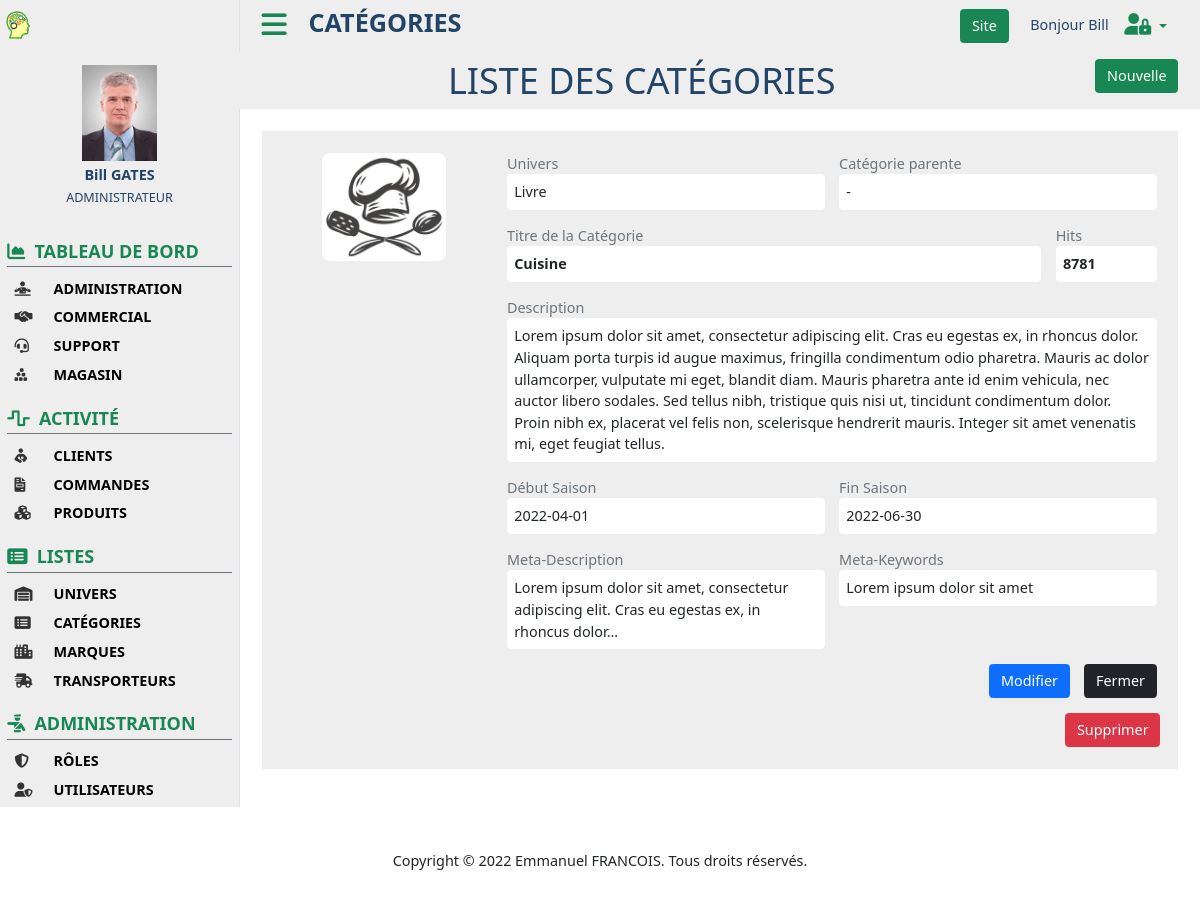
The app's page /classes/controller/admin/category/show.php?id=1 (signed in) with its own data.
### tables this page shows
CREATE TABLE `category` (
  `id` int NOT NULL,
  `parent_id` int DEFAULT NULL,
  `universe_id` int NOT NULL,
  `title` varchar(150) NOT NULL,
  `image` varchar(100) DEFAULT NULL,
  `description` text,
  `season_start` date DEFAULT NULL,
  `season_end` date DEFAULT NULL,
  `metadesc` text,
  `metakey` text,
  `hits` int DEFAULT NULL,
  `created_on` datetime NOT NULL DEFAULT CURRENT_TIMESTAMP,
  `modified_on` datetime NOT NULL DEFAULT CURRENT_TIMESTAMP ON UPDATE CURRENT_TIMESTAMP
);

CREATE TABLE `universe` (
  `id` int NOT NULL,
  `title` varchar(100) NOT NULL,
  `image` varchar(100) DEFAULT NULL,
  `description` varchar(255) DEFAULT NULL,
  `created_on` datetime NOT NULL DEFAULT CURRENT_TIMESTAMP,
  `modified_on` datetime NOT NULL DEFAULT CURRENT_TIMESTAMP ON UPDATE CURRENT_TIMESTAMP
);

### classes/model/ModelCategory.php (called while the page is built, shortened)
<?php
class ModelCategory {
  public static function getCategoryComplete($id) {
    $dbconn = DBUtils::getDBConnection();
    $req = $dbconn->prepare("
      SELECT cat.*, unv.title AS universe, cat2.title AS parent, COUNT(prod.id) AS nbproducts
      FROM category cat
      INNER JOIN universe unv ON unv.id = cat.universe_id
      LEFT JOIN category cat2 ON cat2.id = cat.parent_id
      LEFT JOIN product prod ON cat.id = prod.category_id
      WHERE cat.id = " . $id . "
      GROUP BY cat.id
    ");
    $req->execute();
    return $req->fetch(PDO::FETCH_ASSOC);
  }
}
?>

### classes/view/admin/ViewCategory.php (the view, shortened to what this page needs)
<?php
class ViewCategory {
  public static function genCategoriesToolbar( $pageTitle, $newBtn ) {
?>
    <div class="row pt-2 px-4 kltr-bg-toolbar-light kltr-text-toolbar-dark">
      <h1 class="col text-uppercase text-center"><?php echo $pageTitle; ?></h1>
      <div class="col-2 text-end">
        <?php if ( $newBtn ) { ?>
          <a href="add.php" class="btn btn-success">Nouvelle</a>
        <?php } ?>
      </div>
    </div>
<?php
  }
?>
<?php
  public static function genCategorySheet( $config, $category ) {
    $action = htmlspecialchars( $_SERVER["PHP_SELF"] );
    $imagePath  = '../../../../images/' . ($category['image'] ? $config['imagePath']['categories'] . $category['image'] : 'image_empty.svg');
    $imageAlt = $category['title'];
    $category['parent'] = $category['parent'] === null ? '-' : $category['parent'];
    $category['season_start'] = $category['season_start'] === null ? '-' : $category['season_start'];
    $category['season_end'] = $category['season_end'] === null ? '-' : $category['season_end'];
?>
    <div class="container-fluid py-4 px-4">
      <div class="kltr-bg-toolbar-light">
        <form class="col-12 p-4 pb-3" method="POST" action="<?php echo $action;?>" enctype="multipart/form-data">
          <div class="row flex-wrap">
            <div class="col-12 col-sm-3 px-5 text-center form-group">
              <img style="max-width: 90%; max-height: 320px; border-radius: 8px;"
                  src="<?php echo $imagePath; ?>"
                  alt="<?php echo $imageAlt; ?>"
                  class="mb-1 image"
              >
            </div>
            <div class="col form-group">
              <div class="col-12 d-sm-flex">
                <div class="col-12 col-sm-6 form-group pe-sm-2">
                  <div class="text-secondary">Univers</div>
                  <div class="px-2 py-2 bg-white rounded rounded-3"><?php echo $category['universe']; ?></div>
                </div>
                <div class="col-12 col-sm-6 mt-3 mt-sm-0 form-group ps-sm-2">
                  <div class="text-secondary">Catégorie parente</div>
                  <div class="px-2 py-2 bg-white rounded rounded-3"><?php echo $category['parent']; ?></div>
                </div>
              </div>
              <div class="form-group d-sm-flex">
                <div class="col-12 col-sm-10 form-group mt-3 pe-sm-2">
                  <div class="text-secondary">Titre de la Catégorie</div>
                  <div class="px-2 py-2 bg-white rounded rounded-3 fw-bold"><?php echo $category['title']; ?></div>
                </div>
                <div class="col-12 col-sm-2 form-group mt-3 ps-sm-2">
                  <div class="text-secondary">Hits</div>
                  <div class="px-2 py-2 bg-white rounded rounded-3 fw-bold"><?php echo $category['hits']; ?></div>
                </div>
              </div>
              <div class="form-group mt-3">
                <div class="text-secondary">Description</div>
                <div class="px-2 py-2 bg-white rounded rounded-3"><?php echo $category['description']; ?></div>
              </div>
              <div class="col-12 d-sm-flex">
                <div class="col-12 col-sm-6 form-group mt-3 pe-sm-2">
                  <div class="text-secondary">Début Saison</div>
                  <div class="px-2 py-2 bg-white rounded rounded-3"><?php echo $category['season_start']; ?></div>
                </div>
                <div class="col-12 col-sm-6 form-group mt-3 ps-sm-2">
                  <div class="text-secondary">Fin Saison</div>
                  <div class="px-2 py-2 bg-white rounded rounded-3"><?php echo $category['season_end']; ?></div>
                </div>
              </div>
              <div class="col-12 d-sm-flex">
                <div class="col-12 col-sm-6 form-group mt-3 pe-sm-2">
                  <div class="text-secondary">Meta-Description</div>
                  <div class="px-2 py-2 bg-white rounded rounded-3"><?php echo $category['metadesc']; ?></div>
                </div>
                <div class="col-12 col-sm-6 form-group mt-3 ps-sm-2">
                  <div class="text-secondary">Meta-Keywords</div>
                  <div class="px-2 py-2 bg-white rounded rounded-3"><?php echo $category['metakey']; ?></div>
                </div>
              </div>
              <div class="col-12 mt-3 d-flex justify-content-end align-items-center">
                <button class="btn btn-primary me-3" type="submit" name="edit">Modifier</button>
                <button class="btn btn-dark" type="cancel" name="close">Fermer</button>
              </div>
            </div>
          </div>
        </form>
        <div class="d-flex px-1 pb-4 justify-content-between">
          <div>&nbsp;</div>
          <button class="btn btn-danger me-3"
                  onclick="getConfirmation(
                          'Voulez-vous vraiment supprimer la catégorie\n\n<?php echo $category['title'] ?>',
                          'delete.php?id=<?php echo $category['id'] ?>'
                        )"
                  name="none">Supprimer</button>
        </div>
      </div>
    </div>
<?php
  }
}
?>

### css/admin/admin.css (style rules this page uses)
:root { font-size: 0.9rem; }
html, body { margin: 0; padding: 0; }

### css/common/colors.css (style rules this page uses)
.kltr-bg-toolbar-light { background: #eee !important; }
.kltr-text-toolbar-dark { color: #246 !important; }

### records on screen
category: image (picture), universe.title "Livre", title "Cuisine", hits "8781", description "Lorem ipsum dolor sit amet, consectetur adipiscing elit. Cras eu egestas ex, in rhoncus dolor. Aliquam porta turpis id augue maximus, fringilla condimentum odio pharetra. Mauris ac dolor ullamcorper, vulputate mi eget, blandit diam. Mauris pharetra ante id enim vehicula, nec auctor libero sodales. Sed tellus nibh, tristique quis nisi ut, tincidunt condimentum dolor. Proin nibh ex, placerat vel felis non, scelerisque hendrerit mauris. Integer sit amet venenatis mi, eget feugiat tellus.", season_start "2022-04-01", season_end "2022-06-30", metadesc "Lorem ipsum dolor sit amet, consectetur adipiscing elit. Cras eu egestas ex, in rhoncus dolor...", metakey "Lorem ipsum dolor sit amet"

### other values on screen
$userName "Bill GATES"
$userRole "ADMINISTRATEUR"
$item['label'] "TABLEAU DE BORD"
$item['label'] "ADMINISTRATION"
$item['label'] "COMMERCIAL"
$item['label'] "SUPPORT"
$item['label'] "MAGASIN"
$item['label'] "ACTIVITÉ"
$item['label'] "CLIENTS"
$item['label'] "COMMANDES"
$item['label'] "PRODUITS"
$item['label'] "LISTES"
$item['label'] "UNIVERS"
$item['label'] "CATÉGORIES"
$item['label'] "MARQUES"
